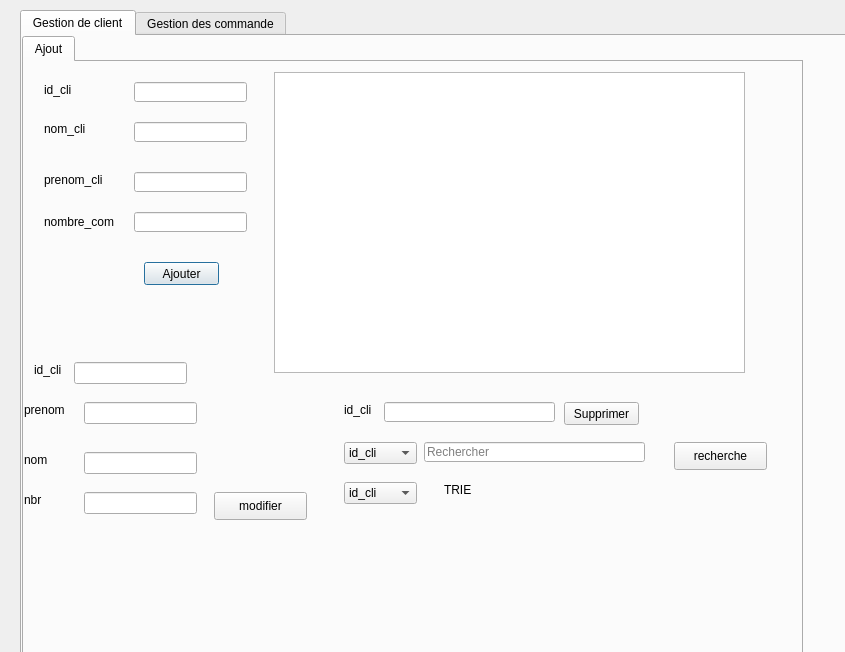
<?xml version="1.0" encoding="UTF-8"?>
<ui version="4.0">
 <class>Clicom</class>
 <widget class="QDialog" name="Clicom">
  <property name="geometry">
   <rect>
    <x>0</x>
    <y>0</y>
    <width>845</width>
    <height>652</height>
   </rect>
  </property>
  <property name="windowTitle">
   <string>Dialog</string>
  </property>
  <widget class="QTabWidget" name="temprature">
   <property name="geometry">
    <rect>
     <x>20</x>
     <y>10</y>
     <width>841</width>
     <height>701</height>
    </rect>
   </property>
   <property name="currentIndex">
    <number>0</number>
   </property>
   <widget class="QWidget" name="tab1">
    <attribute name="title">
     <string>Gestion de client</string>
    </attribute>
    <widget class="QTabWidget" name="tabWidget_2">
     <property name="geometry">
      <rect>
       <x>0</x>
       <y>0</y>
       <width>781</width>
       <height>621</height>
      </rect>
     </property>
     <property name="styleSheet">
      <string notr="true">tabWidget_2 = new QWidget(this); m_myWidget-&gt;setGeometry(0, 0, 300, 100)</string>
     </property>
     <property name="currentIndex">
      <number>0</number>
     </property>
     <widget class="QWidget" name="tab_3">
      <attribute name="title">
       <string>Ajout</string>
      </attribute>
      <widget class="QLabel" name="label">
       <property name="geometry">
        <rect>
         <x>20</x>
         <y>60</y>
         <width>47</width>
         <height>14</height>
        </rect>
       </property>
       <property name="text">
        <string>nom_cli</string>
       </property>
      </widget>
      <widget class="QLabel" name="label_2">
       <property name="geometry">
        <rect>
         <x>20</x>
         <y>20</y>
         <width>121</width>
         <height>16</height>
        </rect>
       </property>
       <property name="text">
        <string>id_cli</string>
       </property>
      </widget>
      <widget class="QLabel" name="label_3">
       <property name="geometry">
        <rect>
         <x>20</x>
         <y>110</y>
         <width>71</width>
         <height>16</height>
        </rect>
       </property>
       <property name="text">
        <string>prenom_cli</string>
       </property>
      </widget>
      <widget class="QLabel" name="label_4">
       <property name="geometry">
        <rect>
         <x>20</x>
         <y>150</y>
         <width>81</width>
         <height>20</height>
        </rect>
       </property>
       <property name="text">
        <string>nombre_com</string>
       </property>
      </widget>
      <widget class="QLineEdit" name="le_id">
       <property name="geometry">
        <rect>
         <x>110</x>
         <y>20</y>
         <width>113</width>
         <height>20</height>
        </rect>
       </property>
       <property name="styleSheet">
        <string notr="true">m_myWidget = new QWidget(this); m_myWidget-&gt;setGeometry(0, 0, 300, 100); QPalette pal = palette();</string>
       </property>
      </widget>
      <widget class="QLineEdit" name="le_prenom">
       <property name="geometry">
        <rect>
         <x>110</x>
         <y>110</y>
         <width>113</width>
         <height>20</height>
        </rect>
       </property>
      </widget>
      <widget class="QLineEdit" name="le_nombre">
       <property name="geometry">
        <rect>
         <x>110</x>
         <y>150</y>
         <width>113</width>
         <height>20</height>
        </rect>
       </property>
      </widget>
      <widget class="QPushButton" name="Ajouter">
       <property name="geometry">
        <rect>
         <x>120</x>
         <y>200</y>
         <width>75</width>
         <height>23</height>
        </rect>
       </property>
       <property name="text">
        <string>Ajouter</string>
       </property>
      </widget>
      <widget class="QLineEdit" name="le_nom">
       <property name="geometry">
        <rect>
         <x>110</x>
         <y>60</y>
         <width>113</width>
         <height>20</height>
        </rect>
       </property>
      </widget>
      <widget class="QTableView" name="tableView_3">
       <property name="geometry">
        <rect>
         <x>250</x>
         <y>10</y>
         <width>471</width>
         <height>301</height>
        </rect>
       </property>
      </widget>
      <widget class="QLabel" name="label_5">
       <property name="geometry">
        <rect>
         <x>320</x>
         <y>340</y>
         <width>121</width>
         <height>16</height>
        </rect>
       </property>
       <property name="text">
        <string>id_cli</string>
       </property>
      </widget>
      <widget class="QLineEdit" name="le_idsupprimer">
       <property name="geometry">
        <rect>
         <x>360</x>
         <y>340</y>
         <width>171</width>
         <height>20</height>
        </rect>
       </property>
       <property name="styleSheet">
        <string notr="true">m_myWidget = new QWidget(this); m_myWidget-&gt;setGeometry(0, 0, 300, 100); QPalette pal = palette();</string>
       </property>
      </widget>
      <widget class="QPushButton" name="supprimer_3">
       <property name="geometry">
        <rect>
         <x>540</x>
         <y>340</y>
         <width>75</width>
         <height>23</height>
        </rect>
       </property>
       <property name="text">
        <string>Supprimer</string>
       </property>
      </widget>
      <widget class="QPushButton" name="push_recherche_3">
       <property name="geometry">
        <rect>
         <x>650</x>
         <y>380</y>
         <width>93</width>
         <height>28</height>
        </rect>
       </property>
       <property name="text">
        <string>recherche</string>
       </property>
      </widget>
      <widget class="QLineEdit" name="le_recherche_3">
       <property name="geometry">
        <rect>
         <x>400</x>
         <y>380</y>
         <width>221</width>
         <height>20</height>
        </rect>
       </property>
       <property name="placeholderText">
        <string>Rechercher</string>
       </property>
      </widget>
      <widget class="QLabel" name="label_44">
       <property name="geometry">
        <rect>
         <x>10</x>
         <y>300</y>
         <width>41</width>
         <height>16</height>
        </rect>
       </property>
       <property name="text">
        <string>id_cli</string>
       </property>
      </widget>
      <widget class="QLabel" name="label_6">
       <property name="geometry">
        <rect>
         <x>0</x>
         <y>340</y>
         <width>56</width>
         <height>16</height>
        </rect>
       </property>
       <property name="text">
        <string>prenom</string>
       </property>
      </widget>
      <widget class="QLabel" name="label_7">
       <property name="geometry">
        <rect>
         <x>0</x>
         <y>390</y>
         <width>56</width>
         <height>16</height>
        </rect>
       </property>
       <property name="text">
        <string>nom</string>
       </property>
      </widget>
      <widget class="QLabel" name="label_8">
       <property name="geometry">
        <rect>
         <x>0</x>
         <y>430</y>
         <width>56</width>
         <height>16</height>
        </rect>
       </property>
       <property name="text">
        <string>nbr</string>
       </property>
      </widget>
      <widget class="QLineEdit" name="idclient">
       <property name="geometry">
        <rect>
         <x>50</x>
         <y>300</y>
         <width>113</width>
         <height>22</height>
        </rect>
       </property>
      </widget>
      <widget class="QLineEdit" name="nomclient">
       <property name="geometry">
        <rect>
         <x>60</x>
         <y>340</y>
         <width>113</width>
         <height>22</height>
        </rect>
       </property>
      </widget>
      <widget class="QLineEdit" name="prenomclient">
       <property name="geometry">
        <rect>
         <x>60</x>
         <y>390</y>
         <width>113</width>
         <height>22</height>
        </rect>
       </property>
      </widget>
      <widget class="QLineEdit" name="nombreclient">
       <property name="geometry">
        <rect>
         <x>60</x>
         <y>430</y>
         <width>113</width>
         <height>22</height>
        </rect>
       </property>
      </widget>
      <widget class="QPushButton" name="modifier">
       <property name="geometry">
        <rect>
         <x>190</x>
         <y>430</y>
         <width>93</width>
         <height>28</height>
        </rect>
       </property>
       <property name="text">
        <string>modifier</string>
       </property>
      </widget>
      <widget class="QComboBox" name="trie">
       <property name="geometry">
        <rect>
         <x>320</x>
         <y>420</y>
         <width>73</width>
         <height>22</height>
        </rect>
       </property>
       <item>
        <property name="text">
         <string>id_cli</string>
        </property>
       </item>
       <item>
        <property name="text">
         <string>nom_cli</string>
        </property>
       </item>
       <item>
        <property name="text">
         <string>prenom_cli</string>
        </property>
       </item>
       <item>
        <property name="text">
         <string>nombre_com</string>
        </property>
       </item>
      </widget>
      <widget class="QLabel" name="label_9">
       <property name="geometry">
        <rect>
         <x>420</x>
         <y>420</y>
         <width>56</width>
         <height>16</height>
        </rect>
       </property>
       <property name="text">
        <string>TRIE</string>
       </property>
      </widget>
      <widget class="QComboBox" name="rechercher_cli">
       <property name="geometry">
        <rect>
         <x>320</x>
         <y>380</y>
         <width>73</width>
         <height>22</height>
        </rect>
       </property>
       <item>
        <property name="text">
         <string>id_cli</string>
        </property>
       </item>
       <item>
        <property name="text">
         <string>nom_cli</string>
        </property>
       </item>
       <item>
        <property name="text">
         <string>prenom_cli</string>
        </property>
       </item>
       <item>
        <property name="text">
         <string>nombre_com</string>
        </property>
       </item>
      </widget>
     </widget>
    </widget>
   </widget>
   <widget class="QWidget" name="tab_2">
    <attribute name="title">
     <string>Gestion des commande</string>
    </attribute>
    <widget class="QTabWidget" name="affichage2">
     <property name="geometry">
      <rect>
       <x>20</x>
       <y>0</y>
       <width>771</width>
       <height>601</height>
      </rect>
     </property>
     <property name="currentIndex">
      <number>0</number>
     </property>
     <widget class="QWidget" name="tab_11">
      <attribute name="title">
       <string>Ajout</string>
      </attribute>
      <widget class="QLabel" name="label_15">
       <property name="geometry">
        <rect>
         <x>20</x>
         <y>40</y>
         <width>71</width>
         <height>16</height>
        </rect>
       </property>
       <property name="text">
        <string>date_com</string>
       </property>
      </widget>
      <widget class="QLabel" name="label_17">
       <property name="geometry">
        <rect>
         <x>20</x>
         <y>70</y>
         <width>91</width>
         <height>16</height>
        </rect>
       </property>
       <property name="text">
        <string>nombre_come</string>
       </property>
      </widget>
      <widget class="QLineEdit" name="le_com">
       <property name="geometry">
        <rect>
         <x>150</x>
         <y>10</y>
         <width>113</width>
         <height>20</height>
        </rect>
       </property>
      </widget>
      <widget class="QLineEdit" name="le_nb">
       <property name="geometry">
        <rect>
         <x>150</x>
         <y>70</y>
         <width>113</width>
         <height>20</height>
        </rect>
       </property>
      </widget>
      <widget class="QPushButton" name="pb_ajouter">
       <property name="geometry">
        <rect>
         <x>150</x>
         <y>110</y>
         <width>75</width>
         <height>23</height>
        </rect>
       </property>
       <property name="text">
        <string>Ajouter</string>
       </property>
      </widget>
      <widget class="QLabel" name="label_42">
       <property name="geometry">
        <rect>
         <x>20</x>
         <y>10</y>
         <width>121</width>
         <height>16</height>
        </rect>
       </property>
       <property name="text">
        <string>id_com</string>
       </property>
      </widget>
      <widget class="QLineEdit" name="le_date">
       <property name="geometry">
        <rect>
         <x>150</x>
         <y>40</y>
         <width>113</width>
         <height>22</height>
        </rect>
       </property>
      </widget>
      <widget class="QTableView" name="tableView_4">
       <property name="geometry">
        <rect>
         <x>270</x>
         <y>0</y>
         <width>471</width>
         <height>301</height>
        </rect>
       </property>
      </widget>
      <widget class="QLineEdit" name="le_idsupprimer_2">
       <property name="geometry">
        <rect>
         <x>400</x>
         <y>340</y>
         <width>171</width>
         <height>20</height>
        </rect>
       </property>
       <property name="styleSheet">
        <string notr="true">m_myWidget = new QWidget(this); m_myWidget-&gt;setGeometry(0, 0, 300, 100); QPalette pal = palette();</string>
       </property>
      </widget>
      <widget class="QLabel" name="label_43">
       <property name="geometry">
        <rect>
         <x>340</x>
         <y>340</y>
         <width>51</width>
         <height>20</height>
        </rect>
       </property>
       <property name="text">
        <string>id_com</string>
       </property>
      </widget>
      <widget class="QPushButton" name="pb_supprimer">
       <property name="geometry">
        <rect>
         <x>580</x>
         <y>340</y>
         <width>75</width>
         <height>23</height>
        </rect>
       </property>
       <property name="text">
        <string>Supprimer</string>
       </property>
      </widget>
      <widget class="QComboBox" name="triecommande">
       <property name="geometry">
        <rect>
         <x>340</x>
         <y>380</y>
         <width>73</width>
         <height>22</height>
        </rect>
       </property>
       <item>
        <property name="text">
         <string>id_com</string>
        </property>
       </item>
       <item>
        <property name="text">
         <string>date_com</string>
        </property>
       </item>
       <item>
        <property name="text">
         <string>nombre_come</string>
        </property>
       </item>
      </widget>
      <widget class="QLineEdit" name="linecomande">
       <property name="geometry">
        <rect>
         <x>440</x>
         <y>410</y>
         <width>181</width>
         <height>22</height>
        </rect>
       </property>
      </widget>
      <widget class="QLabel" name="label_12">
       <property name="geometry">
        <rect>
         <x>430</x>
         <y>380</y>
         <width>56</width>
         <height>16</height>
        </rect>
       </property>
       <property name="text">
        <string>TRIE</string>
       </property>
      </widget>
      <widget class="QPushButton" name="rech_but">
       <property name="geometry">
        <rect>
         <x>630</x>
         <y>410</y>
         <width>93</width>
         <height>28</height>
        </rect>
       </property>
       <property name="text">
        <string>rechercher</string>
       </property>
      </widget>
      <widget class="QLabel" name="label_11">
       <property name="geometry">
        <rect>
         <x>0</x>
         <y>240</y>
         <width>56</width>
         <height>16</height>
        </rect>
       </property>
       <property name="text">
        <string>id</string>
       </property>
      </widget>
      <widget class="QLabel" name="label_13">
       <property name="geometry">
        <rect>
         <x>0</x>
         <y>270</y>
         <width>56</width>
         <height>16</height>
        </rect>
       </property>
       <property name="text">
        <string>date</string>
       </property>
      </widget>
      <widget class="QLabel" name="label_14">
       <property name="geometry">
        <rect>
         <x>0</x>
         <y>300</y>
         <width>56</width>
         <height>16</height>
        </rect>
       </property>
       <property name="text">
        <string>nombre</string>
       </property>
      </widget>
      <widget class="QLineEdit" name="idcom">
       <property name="geometry">
        <rect>
         <x>70</x>
         <y>240</y>
         <width>113</width>
         <height>22</height>
        </rect>
       </property>
      </widget>
      <widget class="QLineEdit" name="datecome">
       <property name="geometry">
        <rect>
         <x>70</x>
         <y>270</y>
         <width>113</width>
         <height>22</height>
        </rect>
       </property>
      </widget>
      <widget class="QLineEdit" name="nbcom">
       <property name="geometry">
        <rect>
         <x>70</x>
         <y>300</y>
         <width>113</width>
         <height>22</height>
        </rect>
       </property>
      </widget>
      <widget class="QPushButton" name="modifiercom">
       <property name="geometry">
        <rect>
         <x>130</x>
         <y>330</y>
         <width>93</width>
         <height>28</height>
        </rect>
       </property>
       <property name="text">
        <string>modifier</string>
       </property>
      </widget>
      <widget class="QComboBox" name="recombo">
       <property name="geometry">
        <rect>
         <x>350</x>
         <y>410</y>
         <width>73</width>
         <height>22</height>
        </rect>
       </property>
       <item>
        <property name="text">
         <string>id_com</string>
        </property>
       </item>
       <item>
        <property name="text">
         <string>date_com</string>
        </property>
       </item>
       <item>
        <property name="text">
         <string>nombre_come</string>
        </property>
       </item>
      </widget>
     </widget>
    </widget>
   </widget>
  </widget>
 </widget>
 <resources/>
 <connections/>
</ui>
